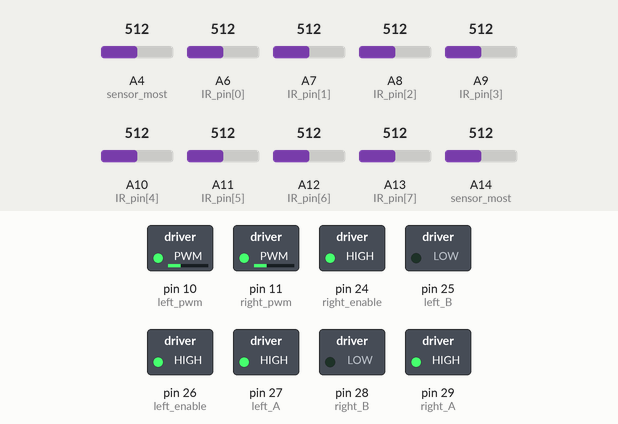
The sketch below on a simulated Arduino Mega 2560, built with avr-gcc and run on an emulated ATmega2560. Shown: switched loads named in the sketch (green lamp = pin HIGH). The test bench sets the inputs (shaded band); at power-on: A4 (sensor_most) = 512, A6 (IR_pin[0]) = 512, A14 (sensor_most) = 512, A7 (IR_pin[1]) = 512, A8 (IR_pin[2]) = 512, A9 (IR_pin[3]) = 512, A10 (IR_pin[4]) = 512, A11 (IR_pin[5]) = 512, A12 (IR_pin[6]) = 512, A13 (IR_pin[7]) = 512.

Above: at 1.2 s.
1.3 s: A4 (sensor_most) set to 215
2.8 s: A4 (sensor_most) set to 183
At 3.1 s:
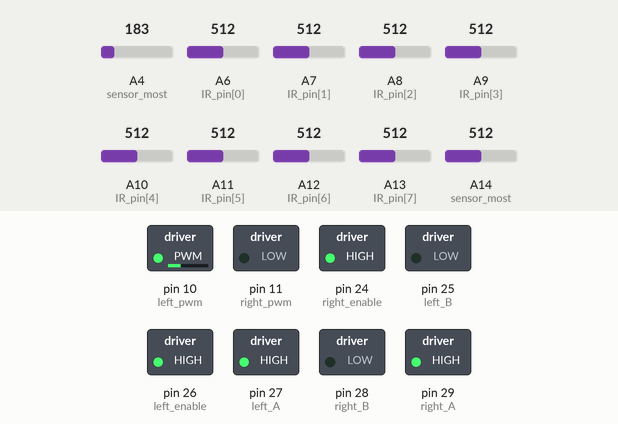
4.3 s: A4 (sensor_most) set to 210
At 5.7 s:
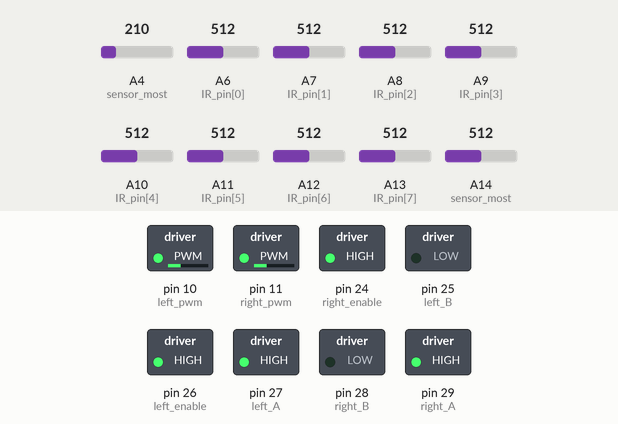
6.1 s: A6 (IR_pin[0]) set to 213
7.6 s: A6 (IR_pin[0]) set to 188
At 8.0 s:
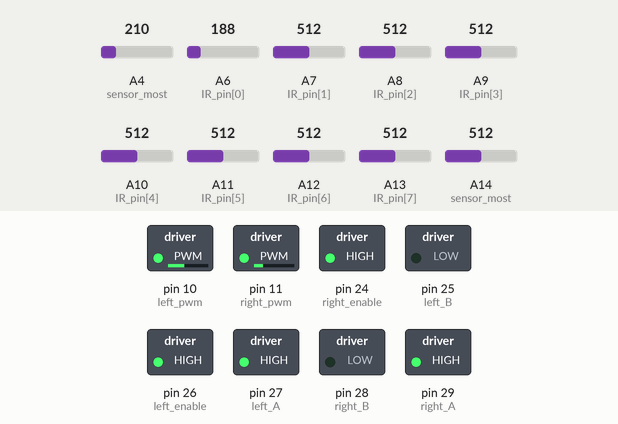
9.1 s: A14 (sensor_most) set to 211
10.6 s: A14 (sensor_most) set to 183
At 11.4 s:
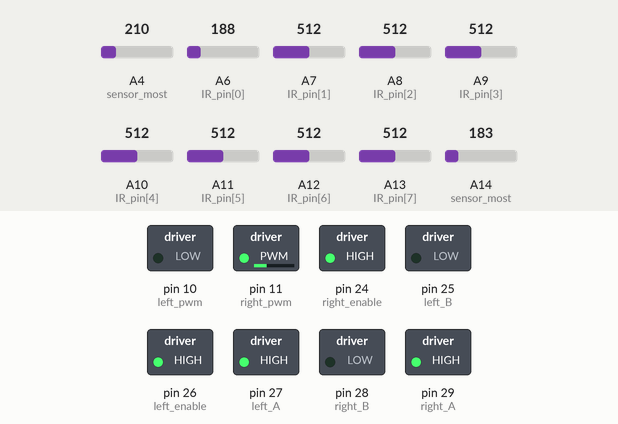
Timing chart, 0 to 13.1 s (numbered marks = the images above; inputs shaded):
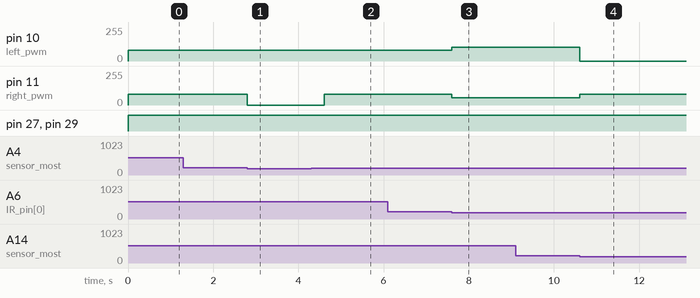

The sketch:

line_followed_code.ino
```cpp
#include "pins.h"

int left_speed,right_speed;

//least pwm can be 70
//maximum can be 255
int base_pwm=80;

int Error_values[8] = {-3, -2, -1, 0, 0, 1, 2, 3};
//sensor values
int S0,S1,S2,S3,S4,S5,S6,S7,S8,S9;
int IR_pin[8]={A6,A7,A8,A9,A10,A11,A12,A13};
int sensor_reading_array[8] = { 0 };


void setup() {
  motor_driver_pin_mode();
  line_sensor_pin_mode();
}

void loop() {
  sensor_most();
  if (S0==1 && S9==1){
    forward();
    sensor_reading();
    line_pid();
    analogWrite(right_pwm,right_speed);
    analogWrite(left_pwm,left_speed);}

  else if(S0==0 && S9==1){//turn right
    analogWrite(right_pwm,0);
    analogWrite(left_pwm,80);
    delay(600);}

  else if(S0==1 && S9==0){//turn left
    analogWrite(right_pwm,80);
    analogWrite(left_pwm,0);
    delay(600);}

}
```

funcs.ino
```cpp
void motor_driver_pin_mode(){
  //Motor driver pin modes
  pinMode(right_enable,OUTPUT);pinMode(left_enable,OUTPUT);
  pinMode(right_A,OUTPUT);pinMode(right_B,OUTPUT);
  pinMode(left_A,OUTPUT);pinMode(left_B,OUTPUT);
  //enabling the two motors into active
  digitalWrite(right_enable,HIGH);digitalWrite(left_enable,HIGH);
  }

void line_sensor_pin_mode(){
  pinMode(A4,INPUT);pinMode(A5,INPUT);pinMode(A6,INPUT);pinMode(A7,INPUT);pinMode(A8,INPUT);pinMode(A9,INPUT);pinMode(A10,INPUT);pinMode(A11,INPUT);pinMode(A12,INPUT);pinMode(A13,INPUT);pinMode(A14,INPUT);
  }

int adc(int n){
  if (n<200){return 0;}
  else{return 1;}}


void forward(){digitalWrite(right_A,HIGH);digitalWrite(right_B,LOW);digitalWrite(left_A,HIGH);digitalWrite(left_B,LOW);}

void right_forward_left_stop(){digitalWrite(right_A,HIGH);digitalWrite(right_B,LOW);digitalWrite(left_A,HIGH);digitalWrite(left_B,HIGH);}

void left_forward_right_stop(){digitalWrite(right_A,HIGH);digitalWrite(right_B,HIGH);digitalWrite(left_A,HIGH);digitalWrite(left_B,LOW);}

void brake(){digitalWrite(right_A,HIGH);digitalWrite(right_B,HIGH);digitalWrite(left_A,HIGH);digitalWrite(left_B,HIGH);}

void sensor_reading(){
  for (int i=0; i<8; i++){
      sensor_reading_array[i] = adc(analogRead(IR_pin[i])); }}

void sensor_most(){
  S0=adc(analogRead(A4));
  S9=adc(analogRead(A14));
  }
```

pid.ino
```cpp
int Last_Read = 0;

float Kp = 8;
float Ki = 0;
float Kd = 4;

float Error=0;
float previousError = 0;
float totalError = 0;
float power = 0;


void error_cal()
{
  Error = 0;
  for(int j=0; j<8; j++)
  {
    Error = Error + sensor_reading_array[j]*Error_values[j];}}

void line_pid()
{
  error_cal();
  power = (Kp*Error) + (Kd*(Error-previousError)) ;
  previousError = Error;

  right_speed = base_pwm - power;
  left_speed = base_pwm + power;

}
```

pins.h
```cpp
//Motor driver pin allocation
#define right_enable 24
#define right_A 29
#define right_B 28
#define left_enable 26
#define left_A 27
#define left_B 25

#define right_pwm 11
#define left_pwm 10
```

Measured:
- the behaviour switches between 200 and 199 on A4 (sensor_most) (found by bisection; images 0 and 1)
- the behaviour switches between 200 and 199 on A14 (sensor_most) (found by bisection; images 3 and 4)
- after the input at 1.3 s, every drawn part: stays the same
- after the input at 2.8 s, pin 11 (right_pwm): 80/255 → 0/255 at once
- after the input at 4.3 s, pin 11 (right_pwm): 0/255 → 80/255 after 0.30 s
- after the input at 6.1 s, every drawn part: stays the same
- after the input at 7.6 s, pin 10 (left_pwm): 80/255 → 104/255 at once; pin 11 (right_pwm): 80/255 → 56/255 at once
- after the input at 9.1 s, every drawn part: stays the same
- after the input at 10.6 s, pin 10 (left_pwm): 104/255 → 0/255 at once; pin 11 (right_pwm): 56/255 → 80/255 at once
